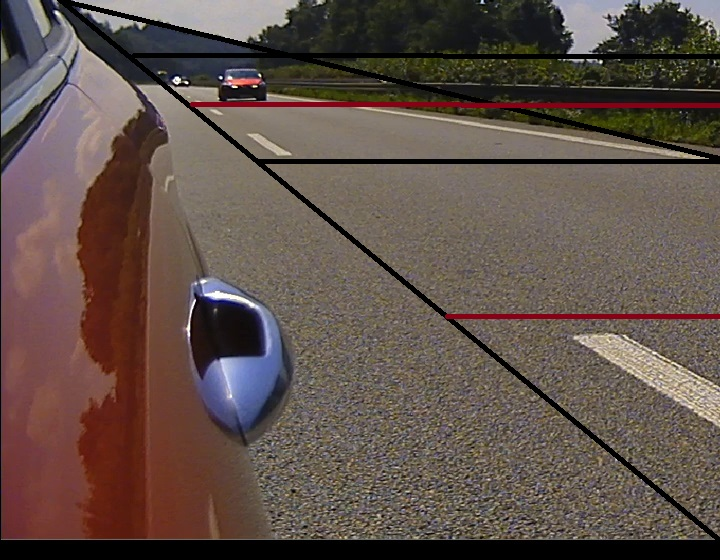
#> input picture frame.jpg, 720 x 560 px, given in place of prvi.mkv, which was not available
$ python CMS_camshift.py   (older library calls are emulated)
#> lines starting #> are read from the running program, lines starting #| are printed output that depends on the picture; pictures that were not available may be replaced by others from this repository, and a replacement may not be noted
import cv2
import numpy as np

video = 'video//prvi.mkv'
cascade_src = 'myhaar.xml'
width = 854
height = 480
red = (0, 0, 200)

cap = cv2.VideoCapture(video)
cascade = cv2.CascadeClassifier(cascade_src)
termination = (cv2.TERM_CRITERIA_EPS | cv2.TERM_CRITERIA_COUNT, 10, 0.03)

def resize(frame):
	resized_frame = cv2.resize(frame, (width, height), interpolation = cv2.INTER_AREA)
	return resized_frame

def rgb2gray(frame):
	gray_frame = cv2.cvtColor(frame, cv2.COLOR_RGB2GRAY)
	return gray_frame

def detect(frame):
	all_roi = []
	gray_frame = rgb2gray(frame)
	cars = cascade.detectMultiScale(gray_frame, 1.1, 13, 0, (24,24))
	for x, y, w, h in cars:
		all_roi.append((x, y, x + w, y + h))

	cv2.imshow('video', frame)
	cv2.waitKey(1)
	return all_roi

def track(all_roi, all_roi_hist):
	for k in range(0, 30):
		ret, frame = cap.read()
		if type(frame) == type(None):
			return -1
		i = 0
		hsv = cv2.cvtColor(frame, cv2.COLOR_BGR2HSV)

		for roi_hist in all_roi_hist:
			back_proj = cv2.calcBackProject([hsv], [0], roi_hist, [0, 180], 1)
			(r, all_roi[i]) = cv2.CamShift(back_proj, all_roi[i], termination)

			for j in range(0, 4):
				if all_roi[i][j] < 0:
					return -1
			pts = np.int32(cv2.cv.BoxPoints(r))
			cv2.polylines(frame, [pts], True, red, 2)
			i += 1

		cv2.imshow('video', frame)
		cv2.waitKey(1)
	return 1


def calc_hist(frame, all_roi):
	all_roi_hist = []
	for pts in all_roi:
		roi = frame[pts[1]:pts[-1], pts[0]:pts[2]]
		roi = cv2.cvtColor(roi, cv2.COLOR_BGR2HSV)
		roiHist = cv2.calcHist([roi], [0], None, [16], [0, 180])
		roiHist = cv2.normalize(roiHist, roiHist, 0, 255, cv2.NORM_MINMAX)
		all_roi_hist.append(roiHist)
	return all_roi_hist

def show():
	for k in range(0, 2):
		ret, frame = cap.read()
		if type(frame) == type(None):
			break
		cv2.imshow('video', frame)
		if cv2.waitKey(1) == 27:
			break
def main():
	i = 0
	while True:
		if i % 2 == 0:
			all_roi = []
			all_hsv_roi = []
			ret, frame = cap.read()
#> frame is the input picture: shape (560, 720, 3); mean B, G, R 74, 81, 96.2
			if type(frame) == type(None):
				cap.release()
				cv2.destroyAllWindows()
				return

			frame = resize(frame)
#> in resize, `resized_frame = cv2.resize(frame, (width, height), interpolation = cv2..`:
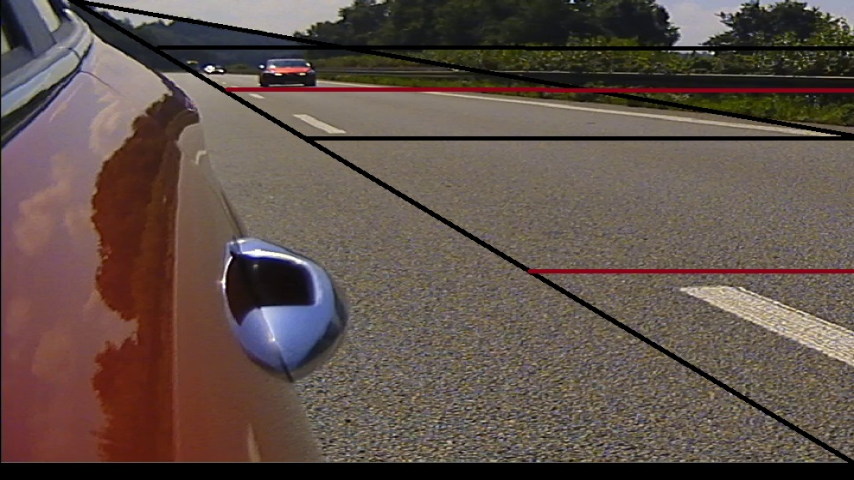
#> resized_frame: shape (480, 854, 3); mean B, G, R 73.9, 80.9, 96
			all_roi = detect(frame)
#> in rgb2gray, `gray_frame = cv2.cvtColor(frame, cv2.COLOR_RGB2GRAY)`:
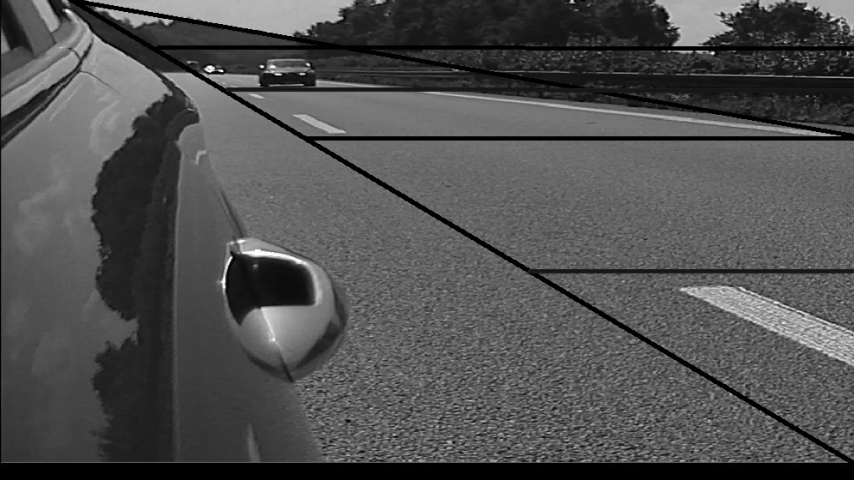
#> gray_frame: shape (480, 854); min 0, max 254, mean 80.5
#> in detect, `cars = cascade.detectMultiScale(gray_frame, 1.1, 13, 0, (24,24))`: cars = [[258, 40, 52, 52]]
#> the loop in detect, `for x, y, w, h in cars:` made 1 pass
#> after the loop in detect, `for x, y, w, h in cars:`: all_roi = [(258, 40, 310, 92)]
#> all_roi = [(258, 40, 310, 92)]

			if len(all_roi) != 0:
				all_roi_hist = calc_hist(frame, all_roi)
#> the loop in calc_hist, `for pts in all_roi:` made 1 pass
#> pass 1, in calc_hist, `roi = frame[pts[1]:pts[-1], pts[0]:pts[2]]`:
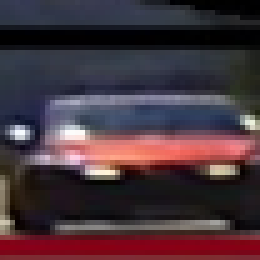
#> roi: shape (52, 52, 3) (shown 5 times larger); mean B, G, R 59.6, 51.8, 70.7
#> after the loop in calc_hist, `for pts in all_roi:`: all_roi_hist = [[126.9, 57.08, 13.14, 14.65, 6.76, 0, 0, 3, 3.76, 178, 255, 24.04, 42.06, 29.29, 43.94, 157.7]]
				i += 1
			else:
				show()
		else:
			error = track(all_roi, all_roi_hist)
			if error == -1:
				cap.release()
				cv2.destroyAllWindows()
				return
			i += 1
		if cv2.waitKey(1) & 0xFF == ord('q'):
#> (key q is pressed here)
			break
if __name__ == '__main__':
	main()
